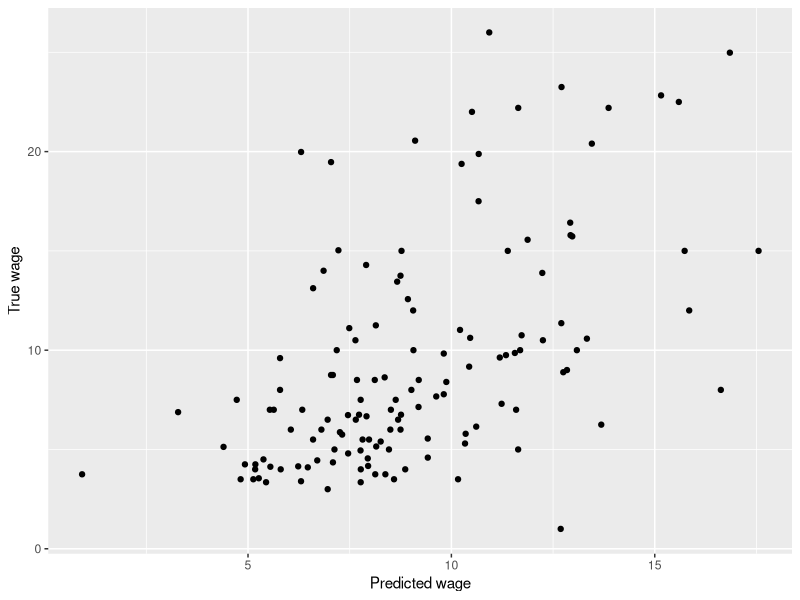
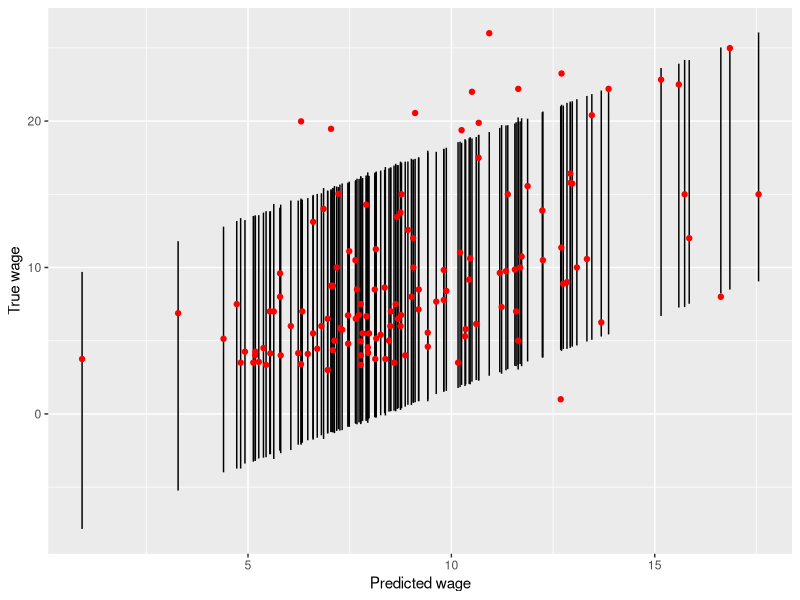
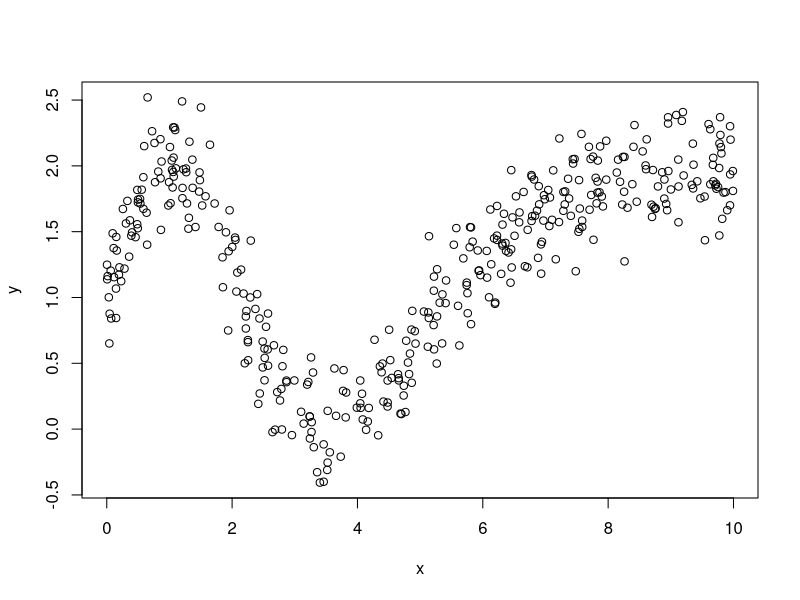
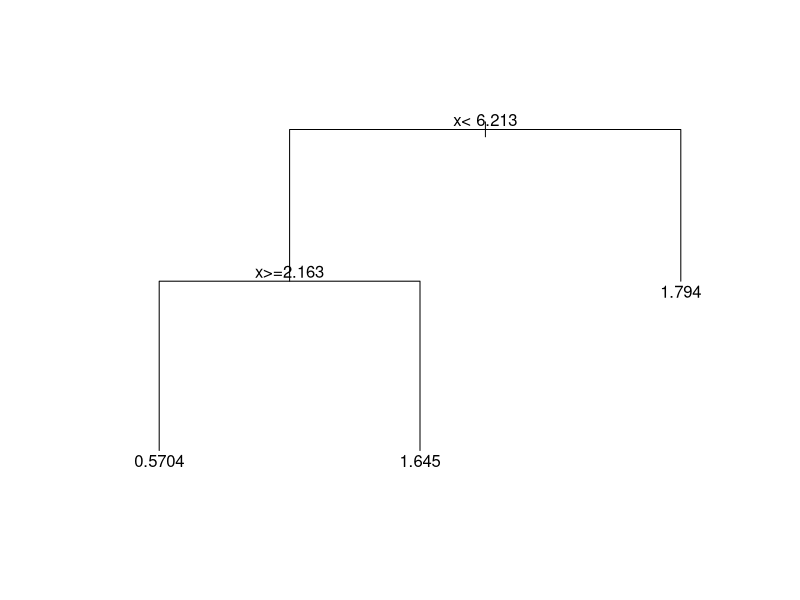
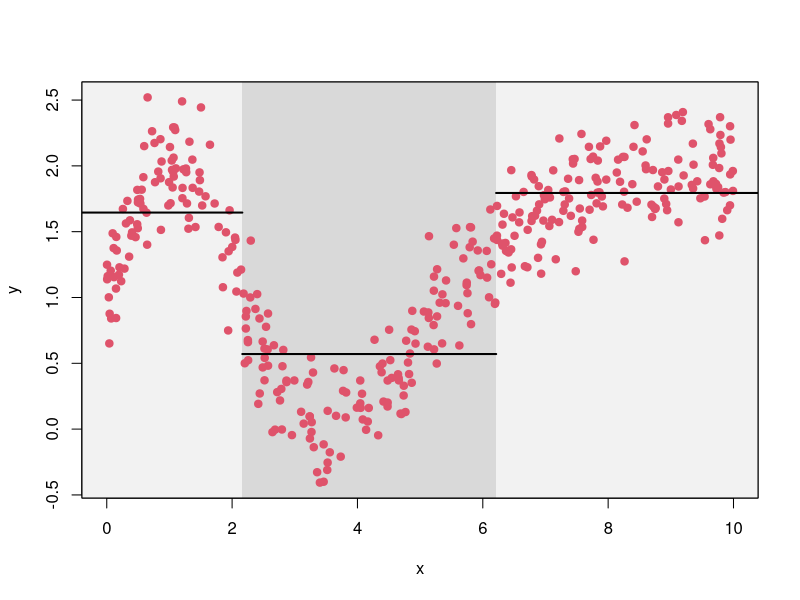
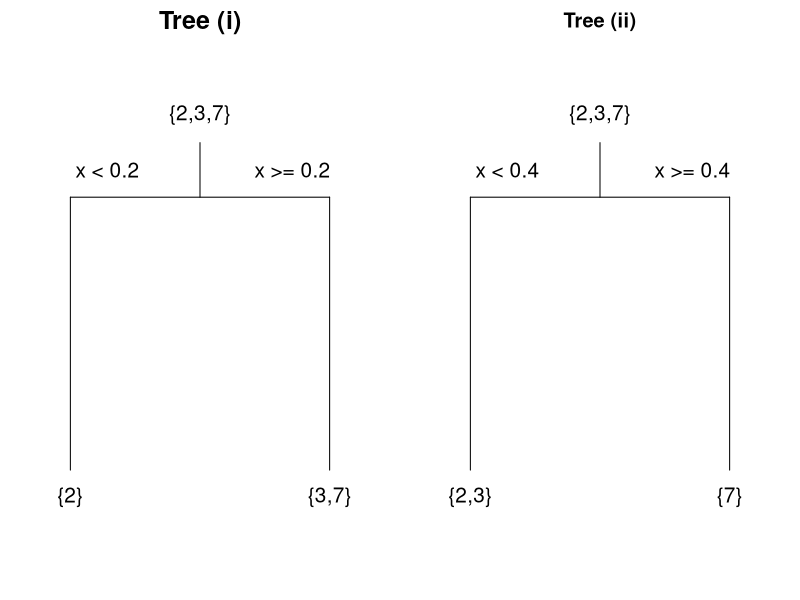
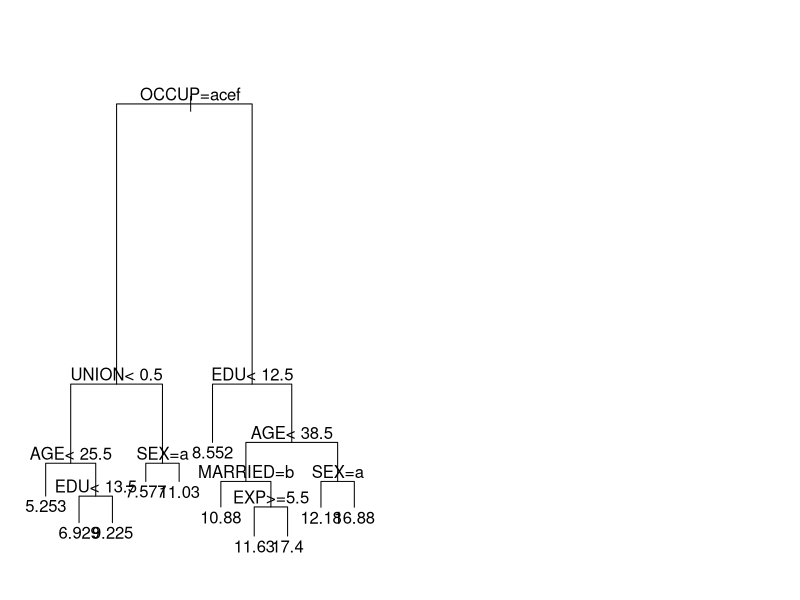
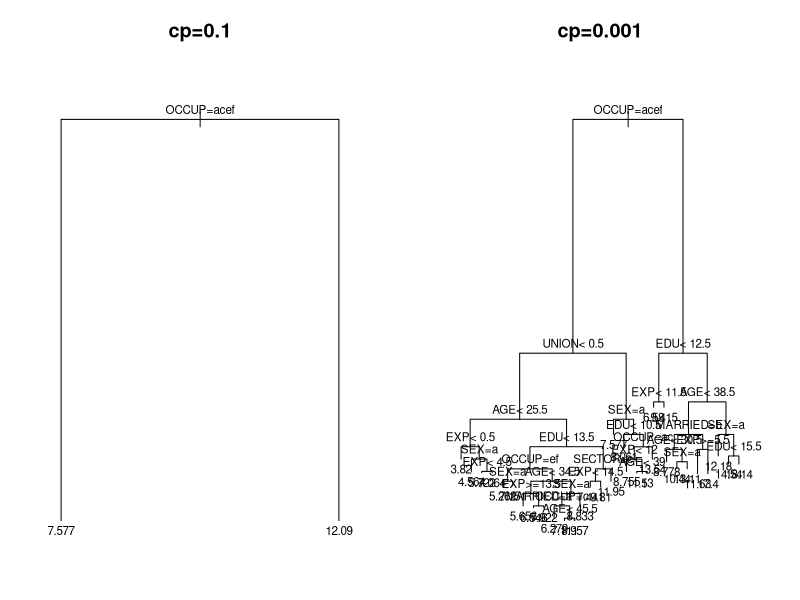

Recreate these plots in R, in order.
## ---- chunk 1
library(tidyverse)
## ---- chunk 2
wage.train <- read_csv("../data/wage-train.csv")
## ---- chunk 3
wage.test <- read_csv("../data/wage-test.csv")
## ---- chunk 4
wage.lm <- lm(WAGE ~ . , data=wage.train)
summary(wage.lm)
## ---- chunk 5
library(broom)
tidy(wage.lm)
## ---- chunk 6
glance(wage.lm)
## ---- chunk 7
wage.modfit <- glance(wage.lm)
wage.modfit$r.squared
## ---- chunk 8
wage.pred <- predict(wage.lm, newdata=wage.test, interval="prediction")
head(wage.pred)
## ---- chunk 9
wage.tidypred <- augment(wage.lm, newdata=wage.test, interval="prediction")
wage.tidypred %>% select(starts_with("."), everything())
## ---- chunk 10
ggplot(wage.tidypred) +
  geom_point(mapping = aes(x=.fitted, y=WAGE)) +
  labs(x="Predicted wage",
       y="True wage")
## ---- chunk 11
ggplot(wage.tidypred) +
  geom_linerange(mapping = aes(x=.fitted, ymin=.lower, ymax=.upper)) +
  geom_point(mapping = aes(x=.fitted, y=WAGE), col='red') +
  labs(x="Predicted wage",
       y="True wage")
## ---- chunk 12
wage.lm.2 <- lm(WAGE ~ . -RACE, data=wage.train)
wage.pred.test <- augment(wage.lm, newdata=wage.test)
wage.pred.test.2 <- augment(wage.lm.2, newdata=wage.test)
wage.pred.train <- augment(wage.lm, newdata=wage.train)
wage.pred.train.2 <- augment(wage.lm.2, newdata=wage.train)
wage.pred.all <- bind_rows(list(test1 = wage.pred.test,
                                test2 = wage.pred.test.2,
                                train1 = wage.pred.train,
                                train2 = wage.pred.train.2), .id="Prediction")
wage.pred.all %>%
  group_by(Prediction) %>%
  summarise(MSE = mean((.fitted - WAGE)^2))
## ---- chunk 13
wage.lm.step <- step(wage.lm)
summary(wage.lm.step)
## ---- chunk 14
wage.lm.step %>%
  augment(newdata = wage.test) %>%
  summarise(MSE = mean((.fitted - WAGE)^2))
## ---- chunk 15
set.seed(2012)
x <- runif(400,0,10)
y <- 1+ sin(1.5*x/(1+x^2/100)) + rnorm(400,sd=0.25)
plot(x,y)
## ---- chunk 16
library(rpart)
toy.rp <- rpart(y ~ x, cp=0.1)
plot(toy.rp,compress=T,margin=0.1)
text(toy.rp,cex=1)
## ---- chunk 17
plot(x,y,col=2,pch=19)
polygon(c(-1,-1,2.163,2.163),c(-0.7,2.9,2.9,-0.7),col=grey(0.95),border=NA)
polygon(c(2.163,2.163,6.213,6.213),c(-0.7,2.9,2.9,-0.7),col=grey(0.85),border=NA)
polygon(c(6.213,6.213,11,11),c(-0.7,2.9,2.9,-0.7),col=grey(0.95),border=NA)
points(x,y,col=2,pch=19)
segments(6.213,1.794,11,1.794,lwd=2)
segments(2.163,0.5704,6.213,0.5704,lwd=2)
segments(-1,1.645,2.163,1.645,lwd=2)
box()
## ---- chunk 18
par(mfrow=c(1,2))
par(mar=c(0,0,2,0))
plot(c(0,2),c(0.1,2),type="n",xlab="",ylab="",axes=F)
segments(0.3,1.5,1.7,1.5)
segments(1,1.7,1,1.5)
segments(0.3,1.5,0.3,0.5)
segments(1.7,1.5,1.7,0.5)
text(1,1.8,"{2,3,7}",cex=1.25)
text(0.3,0.4,"{2}",cex=1.25)
text(1.7,0.4,"{3,7}",cex=1.25)
text(0.5,1.6,"x < 0.2",cex=1.25)
text(1.5,1.6,"x >= 0.2",cex=1.25)
title("Tree (i)",cex.main=1.5)
plot(c(0,2),c(0.1,2),type="n",xlab="",ylab="",axes=F)
segments(0.3,1.5,1.7,1.5)
segments(1,1.7,1,1.5)
segments(0.3,1.5,0.3,0.5)
segments(1.7,1.5,1.7,0.5)
text(1,1.8,"{2,3,7}",cex=1.25)
text(0.3,0.4,"{2,3}",cex=1.25)
text(1.7,0.4,"{7}",cex=1.25)
text(0.5,1.6,"x < 0.4",cex=1.25)
text(1.5,1.6,"x >= 0.4",cex=1.25)
title("Tree (ii)")
## ---- chunk 19
library(rpart)
wage.rp <- rpart(WAGE ~ . ,data=wage.train)
summary(wage.rp)
## ---- chunk 20
plot(wage.rp, compress=TRUE, margin=0.1)
text(wage.rp)
## ---- chunk 21
wage.rp.pred <- predict(wage.rp, newdata=wage.test)
head(wage.rp.pred)
mse.rp <- mean((wage.rp.pred - wage.test$WAGE)^2)
mse.rp
## ---- chunk 22
wage.rp.1 <- rpart(WAGE ~ ., data=wage.train, cp=0.1)
wage.rp.2 <- rpart(WAGE ~ ., data=wage.train, cp=0.001)
par(mar=c(1,1,3,1))
par(mfrow=c(1,2))
plot(wage.rp.1,compress=T,margin=0.1)
text(wage.rp.1,cex=0.7)
title("cp=0.1")
plot(wage.rp.2,compress=T,margin=0.1)
text(wage.rp.2,cex=0.7)
title("cp=0.001")
## ---- chunk 23
wage.rp.pred.1 <- predict(wage.rp.1, newdata=wage.test)
wage.rp.pred.2 <- predict(wage.rp.2, newdata=wage.test)
mse.rp.1 <- mean((wage.rp.pred.1 - wage.test$WAGE)^2)
mse.rp.2 <- mean((wage.rp.pred.2 - wage.test$WAGE)^2)
mse.rp.1
mse.rp.2
## ---- chunk 24
printcp(wage.rp.2)
## ---- chunk 25
wage.rp.3 <- rpart(WAGE ~ ., data=wage.train, cp=0.023)
wage.rp.pred.3 <- predict(wage.rp.3, newdata=wage.test)
mse.rp.3 <- mean((wage.rp.pred.3 - wage.test$WAGE)^2)
mse.rp.3
## ---- chunk 26
par(mar=c(0,0,0,0))
plot(c(1,9),c(0,11),type="n",axes=F,xlab="",ylab="")
symbols(c(2,2,2,2,5,5,5,8),c(1,3.67,6.33,9,2,5,8,5),circle=rep(0.5,8),inches=F,add=T)
arrows(2.5,1,4.5,2,length=0.1)
arrows(2.5,1,4.5,5,length=0.1)
arrows(2.5,1,4.5,8,length=0.1)
arrows(2.5,3.67,4.5,2,length=0.1)
arrows(2.5,3.67,4.5,5,length=0.1)
arrows(2.5,3.67,4.5,8,length=0.1)
arrows(2.5,6.33,4.5,2,length=0.1)
arrows(2.5,6.33,4.5,5,length=0.1)
arrows(2.5,6.33,4.5,8,length=0.1)
arrows(2.5,9,4.5,2,length=0.1)
arrows(2.5,9,4.5,5,length=0.1)
arrows(2.5,9,4.5,8,length=0.1)
arrows(5.5,2,7.5,5,length=0.1)
arrows(5.5,5,7.5,5,length=0.1)
arrows(5.5,8,7.5,5,length=0.1)
text(2,9,expression(x[1]),cex=1.5)
text(2,6.33,expression(x[2]),cex=1.5)
text(2,3.67,expression(x[3]),cex=1.5)
text(2,1,expression(x[4]),cex=1.5)
text(5,8,expression(z[1]),cex=1.5)
text(5,5,expression(z[2]),cex=1.5)
text(5,2,expression(z[3]),cex=1.5)
text(8,5,expression(hat(y)),cex=1.5)
text(2,10.2,"Inputs",cex=1.5)
text(5,10.2,"Hidden layer",cex=1.5)
text(8,10.2,"Output",cex=1.5)
## ---- chunk 27
curve(1/(1+exp(-x)),from=-5,to=5,xlab="v",ylab=expression(phi(v)))
## ---- chunk 28
library(nnet)
set.seed(1069)
wage.nn.1 <- nnet(WAGE ~ .,size=8, data=wage.train, linout=TRUE)
wage.nn.pred.1 <- predict(wage.nn.1,wage.test)
mse.nn.1 <- mean((wage.nn.pred.1 - wage.test$WAGE)^2)
mse.nn.1
set.seed(1069)
wage.nn.2 <- nnet(WAGE ~ .,size=5, data=wage.train, linout=TRUE)
wage.nn.pred.2 <- predict(wage.nn.2,wage.test)
mse.nn.2 <- mean((wage.nn.pred.2 - wage.test$WAGE)^2)
mse.nn.2
set.seed(1069)
wage.nn.3 <- nnet(WAGE ~ .,size=8, data=wage.train, linout=TRUE, decay=0.01)
wage.nn.pred.3 <- predict(wage.nn.3,wage.test)
mse.nn.3 <- mean((wage.nn.pred.3 - wage.test$WAGE)^2)
mse.nn.3
set.seed(1069)
wage.nn.4 <- nnet(WAGE ~ .,size=5, data=wage.train, linout=TRUE, decay=0.01)
wage.nn.pred.4 <- predict(wage.nn.4,wage.test)
mse.nn.4 <- mean((wage.nn.pred.4 - wage.test$WAGE)^2)
mse.nn.4
## ---- chunk 29
clock.train <- read_csv("../data/clock-train.csv")
clock.test <- read_csv("../data/clock-test.csv")
head(clock.train)
head(clock.test)
## ---- chunk 30
set.seed(442)
validation.index <- sample(1:50,size=10)
validation.index
clock.train.new <- clock.train[-validation.index,]
clock.validation <- clock.train[validation.index,]
## ---- chunk 31
clock.lm <- lm(Price ~ Age + Condition, data=clock.train.new)
clock.pred.lm.valid <- predict(clock.lm, newdata=clock.validation)
clock.pred.lm.valid
clock.pred.lm.valid.MSE <- mean((clock.pred.lm.valid - clock.validation$Price)^2)

library(rpart)
clock.rp <- rpart(Price ~ Age + Condition, data=clock.train.new, cp=0.001)
clock.pred.rp.valid <- predict(clock.rp, newdata=clock.validation)
clock.pred.rp.valid
clock.pred.rp.valid.MSE <- mean((clock.pred.rp.valid - clock.validation$Price)^2)
cbind(clock.validation$Price, clock.pred.lm.valid, clock.pred.rp.valid)
clock.pred.lm.valid.MSE
clock.pred.rp.valid.MSE
## ---- chunk 32
clock.lm.final <- lm(Price ~ Age + Condition, data=clock.train)
clock.pred.test <- predict(clock.lm.final, newdata=clock.test)
data.frame(clock.test$Age, clock.test$Condition, clock.pred.test)
